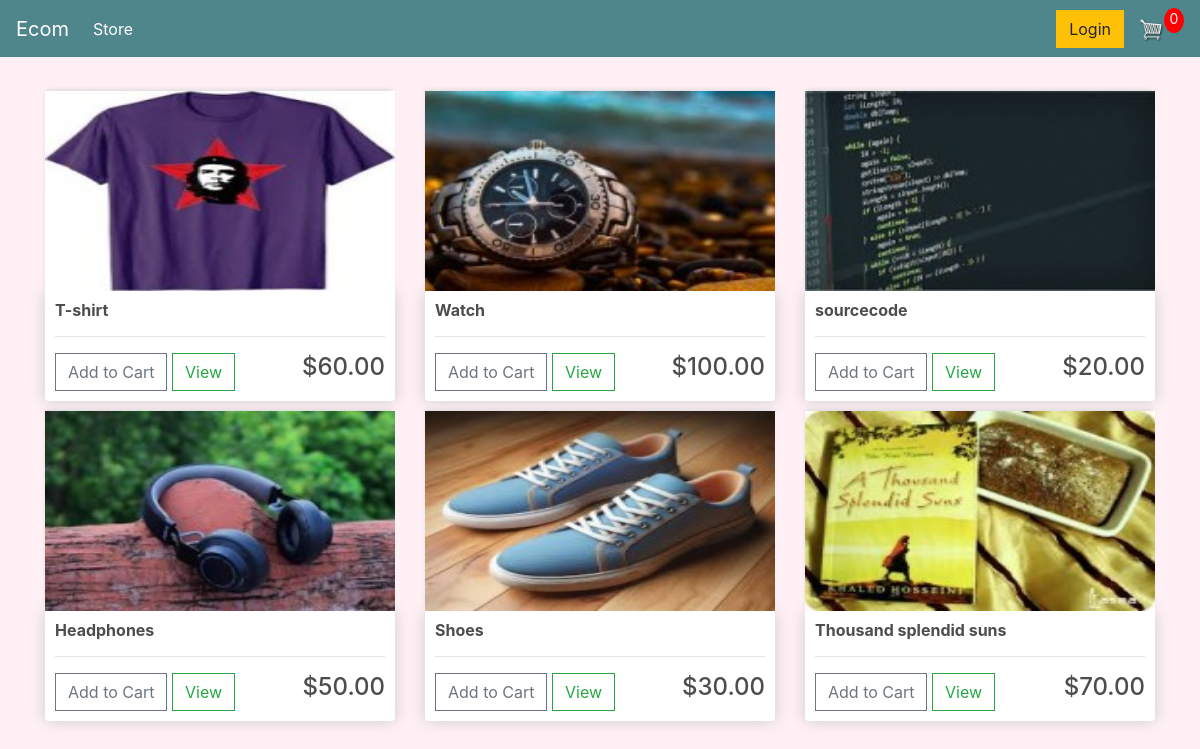
The page / on the database its author committed.
### store/models.py (models this page shows, shortened)
class Product(models.Model):
        name=models.CharField(max_length=200)
        price=models.DecimalField(max_digits=7,decimal_places=2)
        digital=models.BooleanField(default=False,null=True,blank=True)#if false its a physicall product needed to be deliverd or shipped
        image = models.ImageField(null=True, blank=True)
        @property
        def imageURL(self):
             try:
                  url = self.image.url
             except:
                  url= ''
             return url

### store/views.py (the view)
# urls.py: path("",include("store.urls"))
def store(request):
    data= cartData(request)
    cartItems = data['cartItems']
    products = Product.objects.all()
    context = {'products': products, 'cartItems': cartItems}
    return render(request, 'store/store.html', context)

### store/utils.py (called while the page is built, shortened)
def cookieCart(request):
    try:
        cart = json.loads(request.COOKIES['cart'])
    except :
            cart = {}
    items = []
    order = {'get_cart_total': 0, 'get_cart_items': 0, 'shipping': False}
    cartItems = order['get_cart_items']
    return{ 'cartItems': cartItems, 'order': order, 'items': items}

def cartData(request):
    if request.user.is_authenticated:
        customer = request.user.customer
        order, created = Order.objects.get_or_create(customer=customer, complete=False)
        if created:  # Save the order if it's newly created
            order.save()
        items = order.orderitem_set.all()
        total = order.get_cart_total  # Call the method to get cart total
        cartItems = order.get_cart_items  # Call the method to get cart items
    else:
        cookieData= cookieCart(request)
        cartItems = cookieData['cartItems']
        order = cookieData['order']
        items = cookieData['items']
    return{'cartItems': cartItems, 'order': order, 'items': items}

### store/templates/store/store.html
{% extends 'store/Main.html' %}
{% load static %}
{% block content %}
<div class="row">
  {% for product in products %}
  <div class="col-lg-4">
    <img class="thumbnail" src="{{ product.imageURL }}" />
    <div class="box-element product">
      <h6><strong>{{product.name}}</strong></h6>
      <hr />
      <button data-product={{product.id}} data-action="add" class="btn btn-outline-secondary add-btn update-cart">Add to Cart</button>
      <a class="btn btn-outline-success" href="#">View</a>
      <h4 style="display :inline-block; float : right">${{product.price|floatformat:2}}</h4>
    </div>
  </div>
  {% endfor %}
</div>
{% endblock content %}

### store/templates/store/Main.html (shortened to what this page needs)
<!DOCTYPE html>
{% load static %}
<html>
<head>
	<link rel="stylesheet" href="https://stackpath.bootstrapcdn.com/bootstrap/4.4.1/css/bootstrap.min.css">
	<link rel="stylesheet" type="text/css" href="{% static 'css/main.css' %}">
</head>
<body>
	<nav class="navbar navbar-expand-lg navbar-dark bg-dark">
	  <a class="navbar-brand" href="{% url 'store' %}">Ecom</a>
	  <div class="collapse navbar-collapse" id="navbarSupportedContent">
	    <ul class="navbar-nav mr-auto">
	      <li class="nav-item active">
	        <a class="nav-link" href="{% url 'store' %}">Store <span class="sr-only">(current)</span></a>
	      </li>
	    </ul>
	    <div class="form-inline my-2 my-lg-0">
	     	<a href="#"class="btn btn-warning">Login</a>
	     	<a href="{% url 'cart' %}">
	    		<img  id="cart-icon" src="{% static 'images/cart.png' %}">
	    	</a>
	    	<p id="cart-total">{{cartItems}}</p>
	    </div>
	  </div>
	</nav>
     <div class="container">
            <br>
            {% block content %}
            {% endblock content %}
         </div>
</body>
</html>

### static/css/main.css (style rules this page uses)
body { background-color:lavenderblush; }
h1,h2,h3,h4,h5,h6 { color:hsl(0, 0%, 30%); }
.box-element { box-shadow:hsl(0, 0%, 80%) 0 0 16px; background-color: #fff; border-radius: 4px; padding: 10px; }
.thumbnail { width: 100%; height: 200px; -webkit-box-shadow: -1px -3px 5px -2px rgba(214,214,214,1); -moz-box-shadow: -1px -3px 5px -2px rgba(214,214,214,1); box-shadow: -1px -3px 5px -2px rgba(214,214,214,1); }
.product { border-radius: 0 0 4px 4px; }
.bg-dark { background-color: #4f868c!important; }
#cart-icon { width:25px; display: inline-block; margin-left: 15px; }
#cart-total { display: block; text-align: center; color:#fff; background-color: red; width: 20px; height: 25px; border-radius: 50%; font-size: 14px; }
.col-lg-4, .col-lg-6, .col-lg-8, .col-lg-12 { margin-top: 10px; }
.btn { border-radius: 0; }

### rows shown on the page
Product: imageURL (picture), name "T-shirt", price "60.00"
Product: imageURL (picture), name "Watch", price "100.00"
Product: imageURL (picture), name "sourcecode", price "20.00"
Product: imageURL (picture), name "Headphones", price "50.00"
Product: imageURL (picture), name "Shoes", price "30.00"
Product: imageURL (picture), name "Thousand splendid suns", price "70.00"

### other values the page prints
{{ cartItems }} "0"
